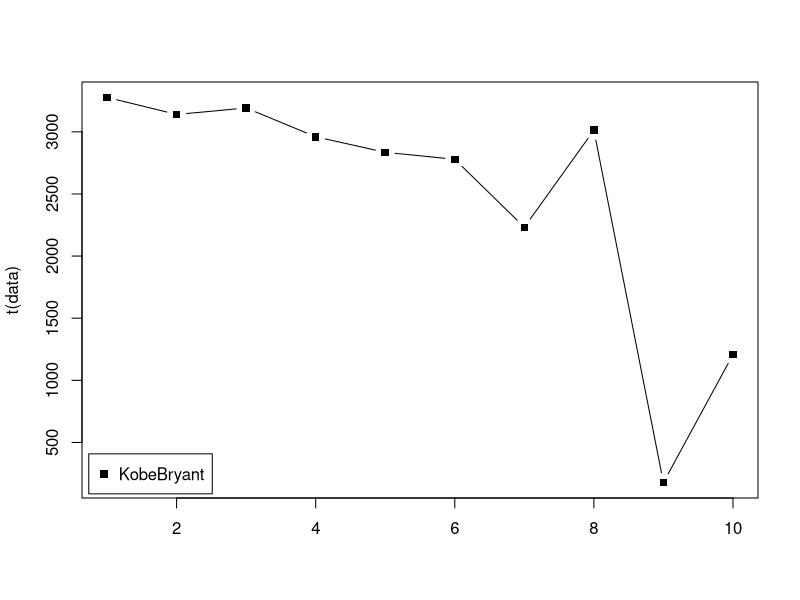
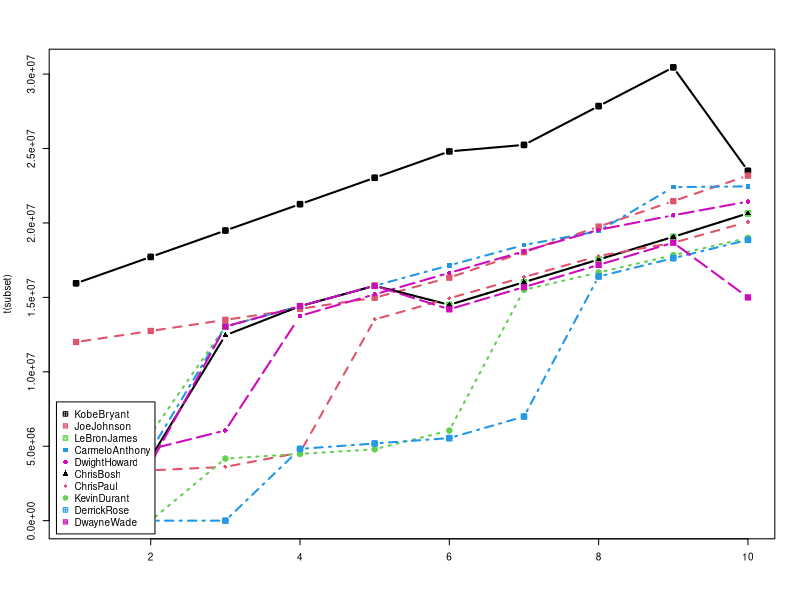

Source code (R) for these figures, in order:


#Seasons
Seasons <- c("2005","2006","2007","2008","2009","2010","2011","2012","2013","2014")

#Players
Players <- c("KobeBryant","JoeJohnson","LeBronJames","CarmeloAnthony","DwightHoward","ChrisBosh","ChrisPaul","KevinDurant","DerrickRose","DwayneWade")

#Salaries
KobeBryant_Salary <- c(15946875,17718750,19490625,21262500,23034375,24806250,25244493,27849149,30453805,23500000)
JoeJohnson_Salary <- c(12000000,12744189,13488377,14232567,14976754,16324500,18038573,19752645,21466718,23180790)
LeBronJames_Salary <- c(4621800,5828090,13041250,14410581,15779912,14500000,16022500,17545000,19067500,20644400)
CarmeloAnthony_Salary <- c(3713640,4694041,13041250,14410581,15779912,17149243,18518574,19450000,22407474,22458000)
DwightHoward_Salary <- c(4493160,4806720,6061274,13758000,15202590,16647180,18091770,19536360,20513178,21436271)
ChrisBosh_Salary <- c(3348000,4235220,12455000,14410581,15779912,14500000,16022500,17545000,19067500,20644400)
ChrisPaul_Salary <- c(3144240,3380160,3615960,4574189,13520500,14940153,16359805,17779458,18668431,20068563)
KevinDurant_Salary <- c(0,0,4171200,4484040,4796880,6053663,15506632,16669630,17832627,18995624)
DerrickRose_Salary <- c(0,0,0,4822800,5184480,5546160,6993708,16402500,17632688,18862875)
DwayneWade_Salary <- c(3031920,3841443,13041250,14410581,15779912,14200000,15691000,17182000,18673000,15000000)

#Matrix
Salary <- rbind(KobeBryant_Salary, JoeJohnson_Salary, LeBronJames_Salary, CarmeloAnthony_Salary, DwightHoward_Salary, ChrisBosh_Salary, ChrisPaul_Salary, KevinDurant_Salary, DerrickRose_Salary, DwayneWade_Salary)
rm(KobeBryant_Salary, JoeJohnson_Salary, CarmeloAnthony_Salary, DwightHoward_Salary, ChrisBosh_Salary, LeBronJames_Salary, ChrisPaul_Salary, DerrickRose_Salary, DwayneWade_Salary, KevinDurant_Salary)
colnames(Salary) <- Seasons
rownames(Salary) <- Players

print(Salary)

#Games 
KobeBryant_G <- c(80,77,82,82,73,82,58,78,6,35)
JoeJohnson_G <- c(82,57,82,79,76,72,60,72,79,80)
LeBronJames_G <- c(79,78,75,81,76,79,62,76,77,69)
CarmeloAnthony_G <- c(80,65,77,66,69,77,55,67,77,40)
DwightHoward_G <- c(82,82,82,79,82,78,54,76,71,41)
ChrisBosh_G <- c(70,69,67,77,70,77,57,74,79,44)
ChrisPaul_G <- c(78,64,80,78,45,80,60,70,62,82)
KevinDurant_G <- c(35,35,80,74,82,78,66,81,81,27)
DerrickRose_G <- c(40,40,40,81,78,81,39,0,10,51)
DwayneWade_G <- c(75,51,51,79,77,76,49,69,54,62)
#Matrix
Games <- rbind(KobeBryant_G, JoeJohnson_G, LeBronJames_G, CarmeloAnthony_G, DwightHoward_G, ChrisBosh_G, ChrisPaul_G, KevinDurant_G, DerrickRose_G, DwayneWade_G)
rm(KobeBryant_G, JoeJohnson_G, CarmeloAnthony_G, DwightHoward_G, ChrisBosh_G, LeBronJames_G, ChrisPaul_G, DerrickRose_G, DwayneWade_G, KevinDurant_G)
colnames(Games) <- Seasons
rownames(Games) <- Players

#Minutes Played
KobeBryant_MP <- c(3277,3140,3192,2960,2835,2779,2232,3013,177,1207)
JoeJohnson_MP <- c(3340,2359,3343,3124,2886,2554,2127,2642,2575,2791)
LeBronJames_MP <- c(3361,3190,3027,3054,2966,3063,2326,2877,2902,2493)
CarmeloAnthony_MP <- c(2941,2486,2806,2277,2634,2751,1876,2482,2982,1428)
DwightHoward_MP <- c(3021,3023,3088,2821,2843,2935,2070,2722,2396,1223)
ChrisBosh_MP <- c(2751,2658,2425,2928,2526,2795,2007,2454,2531,1556)
ChrisPaul_MP <- c(2808,2353,3006,3002,1712,2880,2181,2335,2171,2857)
KevinDurant_MP <- c(1255,1255,2768,2885,3239,3038,2546,3119,3122,913)
DerrickRose_MP <- c(1168,1168,1168,3000,2871,3026,1375,0,311,1530)
DwayneWade_MP <- c(2892,1931,1954,3048,2792,2823,1625,2391,1775,1971)
#Matrix
MinutesPlayed <- rbind(KobeBryant_MP, JoeJohnson_MP, LeBronJames_MP, CarmeloAnthony_MP, DwightHoward_MP, ChrisBosh_MP, ChrisPaul_MP, KevinDurant_MP, DerrickRose_MP, DwayneWade_MP)
rm(KobeBryant_MP, JoeJohnson_MP, CarmeloAnthony_MP, DwightHoward_MP, ChrisBosh_MP, LeBronJames_MP, ChrisPaul_MP, DerrickRose_MP, DwayneWade_MP, KevinDurant_MP)
colnames(MinutesPlayed) <- Seasons
rownames(MinutesPlayed) <- Players

#Field Goals
KobeBryant_FG <- c(978,813,775,800,716,740,574,738,31,266)
JoeJohnson_FG <- c(632,536,647,620,635,514,423,445,462,446)
LeBronJames_FG <- c(875,772,794,789,768,758,621,765,767,624)
CarmeloAnthony_FG <- c(756,691,728,535,688,684,441,669,743,358)
DwightHoward_FG <- c(468,526,583,560,510,619,416,470,473,251)
ChrisBosh_FG <- c(549,543,507,615,600,524,393,485,492,343)
ChrisPaul_FG <- c(407,381,630,631,314,430,425,412,406,568)
KevinDurant_FG <- c(306,306,587,661,794,711,643,731,849,238)
DerrickRose_FG <- c(208,208,208,574,672,711,302,0,58,338)
DwayneWade_FG <- c(699,472,439,854,719,692,416,569,415,509)
#Matrix
FieldGoals <- rbind(KobeBryant_FG, JoeJohnson_FG, LeBronJames_FG, CarmeloAnthony_FG, DwightHoward_FG, ChrisBosh_FG, ChrisPaul_FG, KevinDurant_FG, DerrickRose_FG, DwayneWade_FG)
rm(KobeBryant_FG, JoeJohnson_FG, LeBronJames_FG, CarmeloAnthony_FG, DwightHoward_FG, ChrisBosh_FG, ChrisPaul_FG, KevinDurant_FG, DerrickRose_FG, DwayneWade_FG)
colnames(FieldGoals) <- Seasons
rownames(FieldGoals) <- Players

#Field Goal Attempts
KobeBryant_FGA <- c(2173,1757,1690,1712,1569,1639,1336,1595,73,713)
JoeJohnson_FGA <- c(1395,1139,1497,1420,1386,1161,931,1052,1018,1025)
LeBronJames_FGA <- c(1823,1621,1642,1613,1528,1485,1169,1354,1353,1279)
CarmeloAnthony_FGA <- c(1572,1453,1481,1207,1502,1503,1025,1489,1643,806)
DwightHoward_FGA <- c(881,873,974,979,834,1044,726,813,800,423)
ChrisBosh_FGA <- c(1087,1094,1027,1263,1158,1056,807,907,953,745)
ChrisPaul_FGA <- c(947,871,1291,1255,637,928,890,856,870,1170)
KevinDurant_FGA <- c(647,647,1366,1390,1668,1538,1297,1433,1688,467)
DerrickRose_FGA <- c(436,436,436,1208,1373,1597,695,0,164,835)
DwayneWade_FGA <- c(1413,962,937,1739,1511,1384,837,1093,761,1084)
#Matrix
FieldGoalAttempts <- rbind(KobeBryant_FGA, JoeJohnson_FGA, LeBronJames_FGA, CarmeloAnthony_FGA, DwightHoward_FGA, ChrisBosh_FGA, ChrisPaul_FGA, KevinDurant_FGA, DerrickRose_FGA, DwayneWade_FGA)
rm(KobeBryant_FGA, JoeJohnson_FGA, LeBronJames_FGA, CarmeloAnthony_FGA, DwightHoward_FGA, ChrisBosh_FGA, ChrisPaul_FGA, KevinDurant_FGA, DerrickRose_FGA, DwayneWade_FGA)
colnames(FieldGoalAttempts) <- Seasons
rownames(FieldGoalAttempts) <- Players

#Points
KobeBryant_PTS <- c(2832,2430,2323,2201,1970,2078,1616,2133,83,782)
JoeJohnson_PTS <- c(1653,1426,1779,1688,1619,1312,1129,1170,1245,1154)
LeBronJames_PTS <- c(2478,2132,2250,2304,2258,2111,1683,2036,2089,1743)
CarmeloAnthony_PTS <- c(2122,1881,1978,1504,1943,1970,1245,1920,2112,966)
DwightHoward_PTS <- c(1292,1443,1695,1624,1503,1784,1113,1296,1297,646)
ChrisBosh_PTS <- c(1572,1561,1496,1746,1678,1438,1025,1232,1281,928)
ChrisPaul_PTS <- c(1258,1104,1684,1781,841,1268,1189,1186,1185,1564)
KevinDurant_PTS <- c(903,903,1624,1871,2472,2161,1850,2280,2593,686)
DerrickRose_PTS <- c(597,597,597,1361,1619,2026,852,0,159,904)
DwayneWade_PTS <- c(2040,1397,1254,2386,2045,1941,1082,1463,1028,1331)
#Matrix
Points <- rbind(KobeBryant_PTS, JoeJohnson_PTS, LeBronJames_PTS, CarmeloAnthony_PTS, DwightHoward_PTS, ChrisBosh_PTS, ChrisPaul_PTS, KevinDurant_PTS, DerrickRose_PTS, DwayneWade_PTS)
rm(KobeBryant_PTS, JoeJohnson_PTS, LeBronJames_PTS, CarmeloAnthony_PTS, DwightHoward_PTS, ChrisBosh_PTS, ChrisPaul_PTS, KevinDurant_PTS, DerrickRose_PTS, DwayneWade_PTS)
colnames(Points) <- Seasons
rownames(Points) <- Players

# ------------ VISUALIZING SUBSET ------------------------

# SELECTING A SUBSET
data <- MinutesPlayed[1, , drop=F ]
data

matplot(t(data), type = "b", pch = 15:18, col = c(1:4,6)) 
legend("bottomleft", inset = 0.01, legend = Players[1], col = c(1:4,6), pch = 15:18, horiz = F)

# ------------ CREATING A FUNCTION --------------------

# More generic function in order to reed every dataset
myPlot <- function(data, rows = 1:10){
  subset <- data[rows, , drop=F ]
  par(cex=0.6)
  matplot(t(subset), type = "b", pch = 12:19, col = c(1:4,6), lwd = 2) 
  legend("bottomleft", inset = 0.01, legend = Players[rows], col = c(1:4,6), pch = 12:19, horiz = F)
}

# AFTER WE HAVE CREATED THE FUNCTION WE WILL USE IT IN ORDER TO GET INSIGHTS FROM THE DATA

myPlot(Salary)


Salary



























































